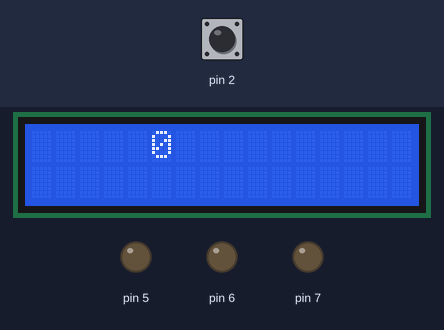
The sketch below on a simulated Arduino Uno, built with avr-gcc and run on an emulated ATmega328P. On the bench: 16×2 character LCD, output pins drawn as LEDs (lit = HIGH). The test bench sets the inputs (shaded band); at power-on: pin 2 HIGH.

Above: at 1.6 s.
1.7 s: pin 2 driven LOW
At 2.0 s:
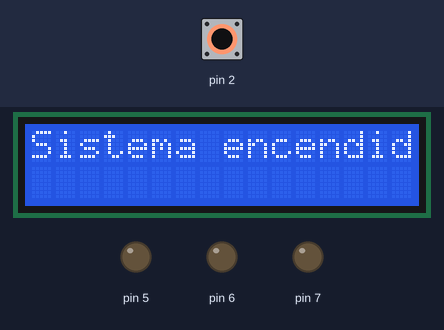
3.2 s: pin 2 driven HIGH
At 4.8 s:
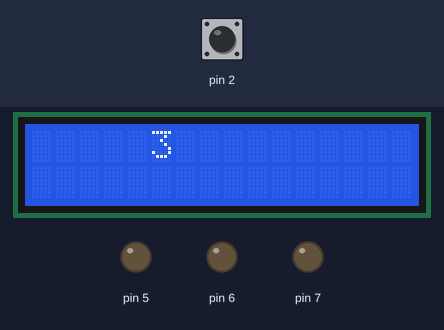
5.5 s: pin 2 pulsed LOW 5 times (0.12 s each, 0.3 s apart)
At 7.8 s:
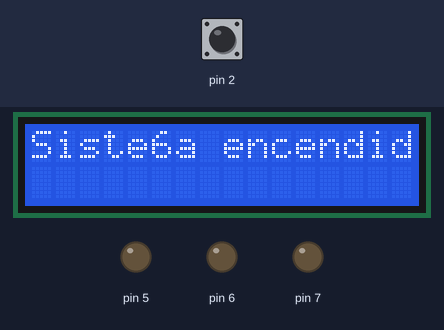
Timing chart, 0 to 21.6 s (numbered marks = the images above; inputs shaded):
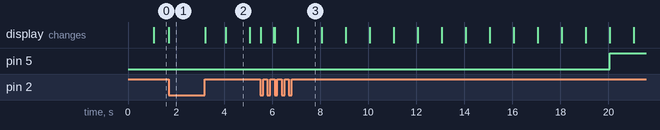

The sketch:

Repaso_III.ino
```cpp
/*
 *          Universidad Técnica del Norte
 *   Facultad de Ingenierías en Ciencias Aplicadas
 * Carrera de Electrónica y Redes de la Comunicación
 *
 * Nombre:Karla Guevara
 * Fecha: 29 de octubre 2018
 *
 * Embebidos
 */
#include <MsTimer2.h>
#include <LiquidCrystal.h>
LiquidCrystal lcd(13,12,11,10,9,8);

int i=0;
int encendido =0;

void setup() {
lcd.begin(16,2);
Serial.begin(9600);
MsTimer2::set(1000,conteo);// trabajar con 1 segundo
MsTimer2::start();// inicializacion timer 2
pinMode(7,OUTPUT);
pinMode(6,OUTPUT);
pinMode(5,OUTPUT);
attachInterrupt(0,on,LOW);// interrupcion de encendido
}

void loop() {
}

void conteo(){
  if(encendido==1) //metodo de conteo
  lcd.clear(); // limpiamos LCD
  lcd.setCursor(5,0);// posicionamos el cursor
  lcd.print(i);// Imprimos el contador
  i++;

  if(i==20) {
  digitalWrite(5,HIGH);
  lcd.setCursor(0,1);
  lcd.print("1 ON");
  }
  if(i==30){
  digitalWrite(5,LOW);
  lcd.clear();
  }


  if(i==25){
  digitalWrite(6,HIGH);
  lcd.setCursor(6,1);
  lcd.print("2 ON");
  }
  if(i==35){
  digitalWrite(6,LOW);
  lcd.clear();
  }

  if(i==30){
  digitalWrite(7,HIGH);
  lcd.setCursor(11,1);
  lcd.print("3 ON");
  }
  if(i==25){
  digitalWrite(7,LOW);
  lcd.clear();
  }
}

void on(){
  encendido = 1- encendido;
  if(encendido==1)
  lcd.setCursor(0,0);
  lcd.print("Sistema encendido");

}
```

Measured:
- after the input at 1.7 s, the display: changes at once (image 1)
- after the input at 3.2 s, the display: first changes at once (image 2 shows a later state)
- after the input at 5.5 s, the display: first changes at once (image 3 shows a later state)
- what the display in image 2 shows lasts 1.0 s, from 4.1 s to 5.1 s
